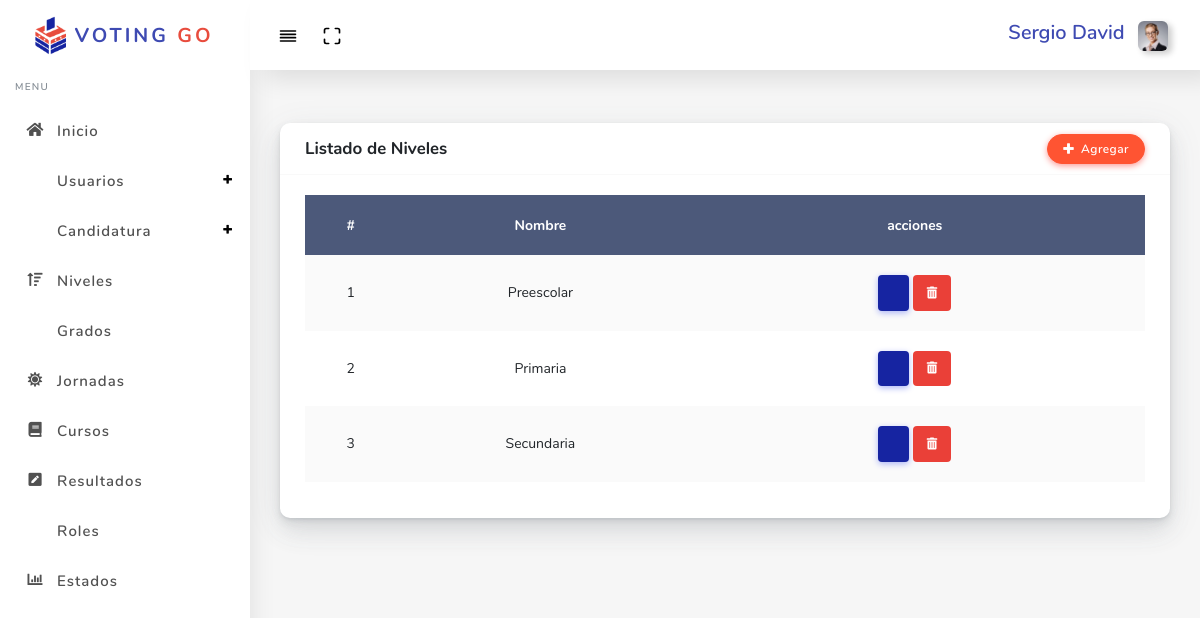
The page /?controller=level (signed in) on the database its author committed.
### tables this page shows
CREATE TABLE `levels` (
  `id` int(11) NOT NULL,
  `level_name` varchar(20) NOT NULL
);

### controllers/LevelController.php (called while the page is built, shortened)
<?php
	require 'models/Level.php';
	class LevelController
	{
		private $model;
		public function __construct()
		{
			$this->model = new Level;
		}
		public function index()
		{
			require 'views/layout.php';
			$levels = $this->model->getAll();
			require 'views/level/listLevel.php';
		}
	}

### models/Level.php (called while the page is built, shortened)
<?php
	class Level
	{
		private $pdo;
		public function __construct()
		{
			try {
				$this->pdo = new Database;
			} catch(PDOException $e) {
				die($e->getMessage());
			}
		}
		public function getAll()
		{
			try {
				$strSql = "SELECT * FROM levels";
				$query = $this->pdo->select($strSql);
				return $query;
			} catch(PDOException $e) {
				die($e->getMessage());
			}
		}
	}

### providers/Database.php (called while the page is built, shortened)
<?php
class Database extends PDO
{
	public function select($strSql, $arrayData = array(), $fetchMode = PDO::FETCH_OBJ)
	{
		$query = $this->prepare($strSql);
		if(!$query->execute()) {
			echo "Error, la Consulta no se Realizó";
		} else {
			return $query->fetchAll($fetchMode);
		}
	}
}

### views/level/listLevel.php (the view, shortened to what this page needs)
<link rel="stylesheet" href="assets/bundles/datatables/datatables.min.css">
<link rel="stylesheet" href="assets/bundles/datatables/DataTables-1.10.16/css/dataTables.bootstrap4.min.css">
<div class="main-content">
  <section class="section">
    <div class="section-body">
      <div class="row">
        <div class="col-12">
          <div class="card">
            <div class="card-header">
              <h4>Listado de Niveles</h4>
              <button type="button" class="btn btn-icon icon-left btn-danger ml-auto" data-toggle="modal" data-target="#basicModal"><i class="fas fa-plus"></i> Agregar</button>
            </div>
            <div class="card-body">
              <div class="table-responsive">
                <table class="table table-striped table-hover" id="table-2">
                  <thead>
                    <tr>
                      <th>#</th>
                      <th>Nombre</th>
                      <th>acciones</th>
                    </tr>
                  </thead>
                  <tbody>
                    <?php foreach ($levels as $level) : ?>
                      <tr>
                        <td>
                          <?php echo $level->id ?>
                        </td>
                        <td><?php echo $level->level_name ?></td>
                        <td>
                          <div class="card-body">
                            <a href="?controller=level&method=edit&id=<?php echo $level->id ?>" data-toggle="modal" data-target="#basicModal<?php echo $level->id ?>" class="btn btn-icon icon-left btn-primary"><i class="fas fa-pen"></i></a>
                            <a href="?controller=level&method=delete&id=<?php echo $level->id ?>" type="button" class="btn btn-icon" style="background-color: #ea4038; color: #fff;"><i class="fas fa-trash-alt"></i></a>
                          </div>
                        </td>
                      </tr>
                    <?php endforeach ?>
                  </tbody>
                </table>
              </div>
            </div>
          </div>
        </div>
      </div>
    </div>
  </section>
</div>

### assets/css/style2.css (style rules this page uses)
th { text-align: center; }
td { text-align: center; }

### rows shown on the page
levels: id "1", level_name "Preescolar"
levels: id "2", level_name "Primaria"
levels: id "3", level_name "Secundaria"

### other values the page prints
$_SESSION['user']->name "Sergio David"
